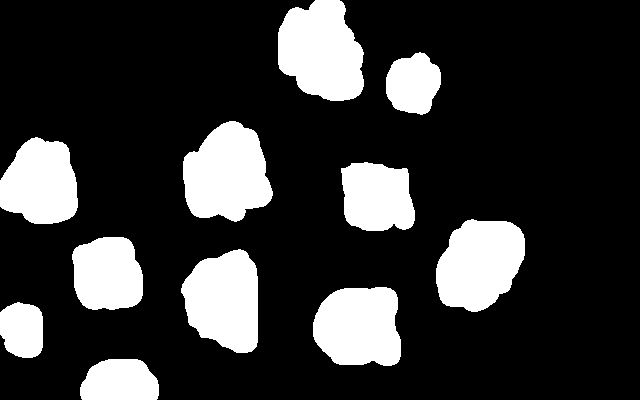
//> input picture Djikstra/map.png, 640 x 400 px
$ ./djikstra   (built with g++ and OpenCV 4)
//> lines starting //> are read from the running program, lines starting //| are printed output that depends on the picture; after the words box and inside, x2 and y2 are one past the last pixel; in counts of white or black regions, pixels touching at a corner belong together
#include <opencv2/highgui/highgui.hpp>
#include <opencv2/imgproc/imgproc.hpp>
#include <opencv2/core/core.hpp>
#include <bits/stdc++.h>
#include <iostream>

using namespace std;
using namespace cv;

class Node_ {
public:
	Point p;
	double dist;

	Node_(int x,int y,double dis) {
		this->p = Point(x,y);
		this->dist = dis;
	}
};

// class Compare {
// public:
// 	bool operator()(Node_ a,Node_ b) {
// 		return a.dist > b.dist;
// 	}
// };

bool operator<(const Node_& a,const Node_& b) {
	return a.dist > b.dist;
}

bool isValid(int x,int y,Mat img) {
	if(x < 0 | y < 0 | x >= img.cols | y >= img.rows) return false;
	if(img.at<uchar>(y,x) == 255) return false;
	return true;
}

void plan(Mat img,Point source,Point goal) {
	Mat only_path = Mat(img.rows,img.cols,CV_8UC1,Scalar(0));

	bool reached = false;
	Mat show_expanding = img.clone();
	Mat obstacles = img.clone();

	priority_queue<Node_> Q;
	vector<vector<int> > visited(img.cols,vector<int>(img.rows,0));
	vector<vector<Node_> > parent(img.cols,vector<Node_>(img.rows,Node_(source.x,source.y,0)));
	vector<vector<double> > distance(img.cols,vector<double>(img.rows,FLT_MAX));

	cout << "Node_s pushed\n";

	Node_ src(source.x,source.y,0);
	Q.push(src);
	distance[source.x][source.y] = 0;
	parent[source.x][source.y] = Node_(source.x,source.y,0);

	while(!Q.empty()) {
		Node_ current = Q.top();
		Q.pop();
		visited[current.p.x][current.p.y] = 1;

		//iterate neighbours of current Node_
		for(int k = -1;k <= 1;k++) {
			for(int l = -1;l <= 1;l++) {
				if(k == 0 & l == 0) continue; //if we get the current point
				if(isValid(current.p.x + k,current.p.y + l,obstacles)) {
					// if(visited[current.p.x + k][current.p.y + l] == 0) {
						double wt = 1.0;
						if((fabs(k) + fabs(l)) != 1) wt = 1.414;
						if(distance[current.p.x][current.p.y] + wt < distance[current.p.x + k][current.p.y + l]) {
							show_expanding.at<uchar>(current.p.y,current.p.x) = 128;
							distance[current.p.x + k][current.p.y + l] = distance[current.p.x][current.p.y] + wt;
							parent[current.p.x + k][current.p.y + l] = Node_(current.p.x,current.p.y,0); //distance here dose'nt matter

							Q.push(Node_(current.p.x + k,current.p.y + l,distance[current.p.x][current.p.y] + wt));
				}
			}
			}
			// imshow("expansion",show_expanding);
			// waitKey(1);
			}
		 //end of relaxation

	} //end of djikstra's loop

	cout << "End of loop\n";

	cout << "---------Showing Path--------\n";

	Node_ current = Node_(goal.x,goal.y,0);
	Node_ cur_next = Node_(goal.x,goal.y,0);
	int x_cur = current.p.x,y_cur = current.p.y;

	//showing path
	while(1) {
		if(x_cur == source.x & y_cur == source.y) break;
		//cout << "ANDAR" << endl;
		current = Node_(cur_next.p.x,cur_next.p.y,0);
		only_path.at<uchar>(current.p.y,current.p.x) = 255;
		img.at<uchar>(current.p.y,current.p.x) = 255;
		// cout << x_cur << "," << y_cur << endl;
		cur_next = Node_(parent[current.p.x][current.p.y].p.x,parent[current.p.x][current.p.y].p.y,0);
		x_cur = cur_next.p.x;
		y_cur = cur_next.p.y;
		// imshow("DJI",img);
		// waitKey(10);
	}

	cout << "COST : " << distance[goal.x][goal.y] << endl;
	namedWindow("DJI",WINDOW_AUTOSIZE);
	imshow("DJI",img);
	imshow("PATH",only_path);
	imwrite("path.png",only_path);
	// imshow("EXPANDED",show_expanding);
	waitKey(0);
	imwrite("Output.png",img);
	imwrite("Expanded_Nodes.png",show_expanding);
}

int main() {
	clock_t t;
	t = clock();

	Mat img = imread("map.png",0);
//> img: 400 rows x 640 cols, CV_8UC1; 20.6% white; 11 white regions, largest, box (x1, y1, x2, y2) and area: (278, 0, 364, 101) 6703, (183, 121, 273, 222) 6599, (436, 219, 525, 312) 6234
	// Mat img(1000,1000,CV_8UC1,Scalar(0));
	Point source(10,10);
	Point goal(img.cols-1,img.rows-1);
//> goal = Point(639, 399)

	if(isValid(goal.x,goal.y,img))
		plan(img,source,goal);
//> after the loop in plan, `while(!Q.empty())`:
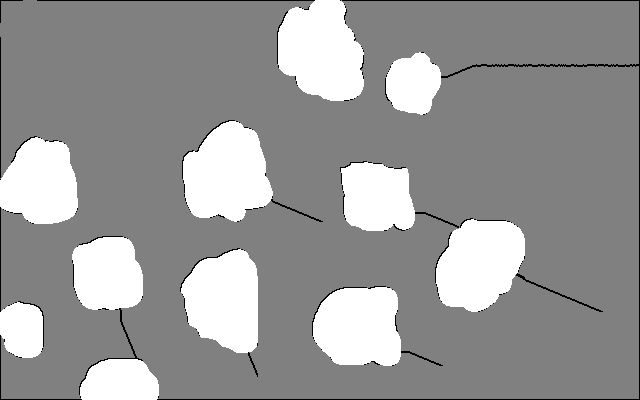
//> show_expanding: 400 rows x 640 cols, CV_8UC1; min 0, max 255, mean 152
//> after the loop in plan, `while(!Q.empty())`: Q = 0 items
//> after the loop in plan, `while(1)`:
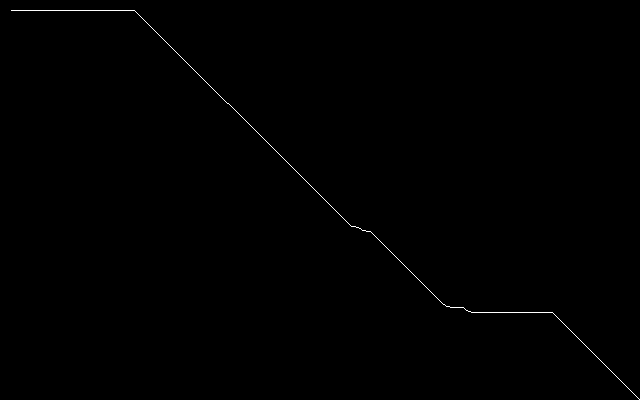
//> only_path: 400 rows x 640 cols, CV_8UC1; 0.25% white in thin lines or dots
//> after the loop in plan, `while(1)`:
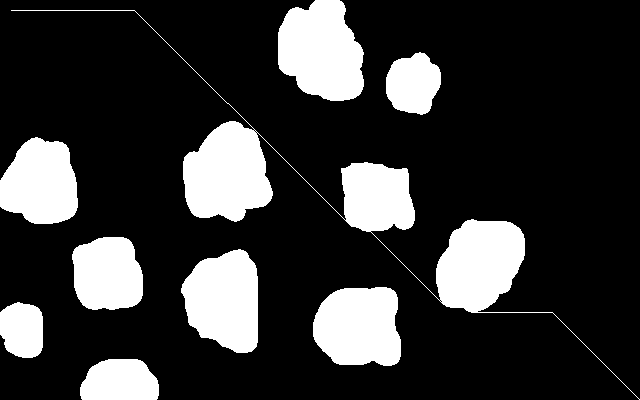
//> img: 400 rows x 640 cols, CV_8UC1; 20.9% white; 9 white regions, largest, box (x1, y1, x2, y2) and area: (11, 10, 640, 400) 17717, (278, 0, 364, 101) 6703, (181, 249, 258, 353) 6111
//| COST : 790.046
	else
		cout << "Invalid goal" << endl;

	t = clock() - t;
	cout << "Time : " << t << endl;
	cout << "BATA" << endl;
}
